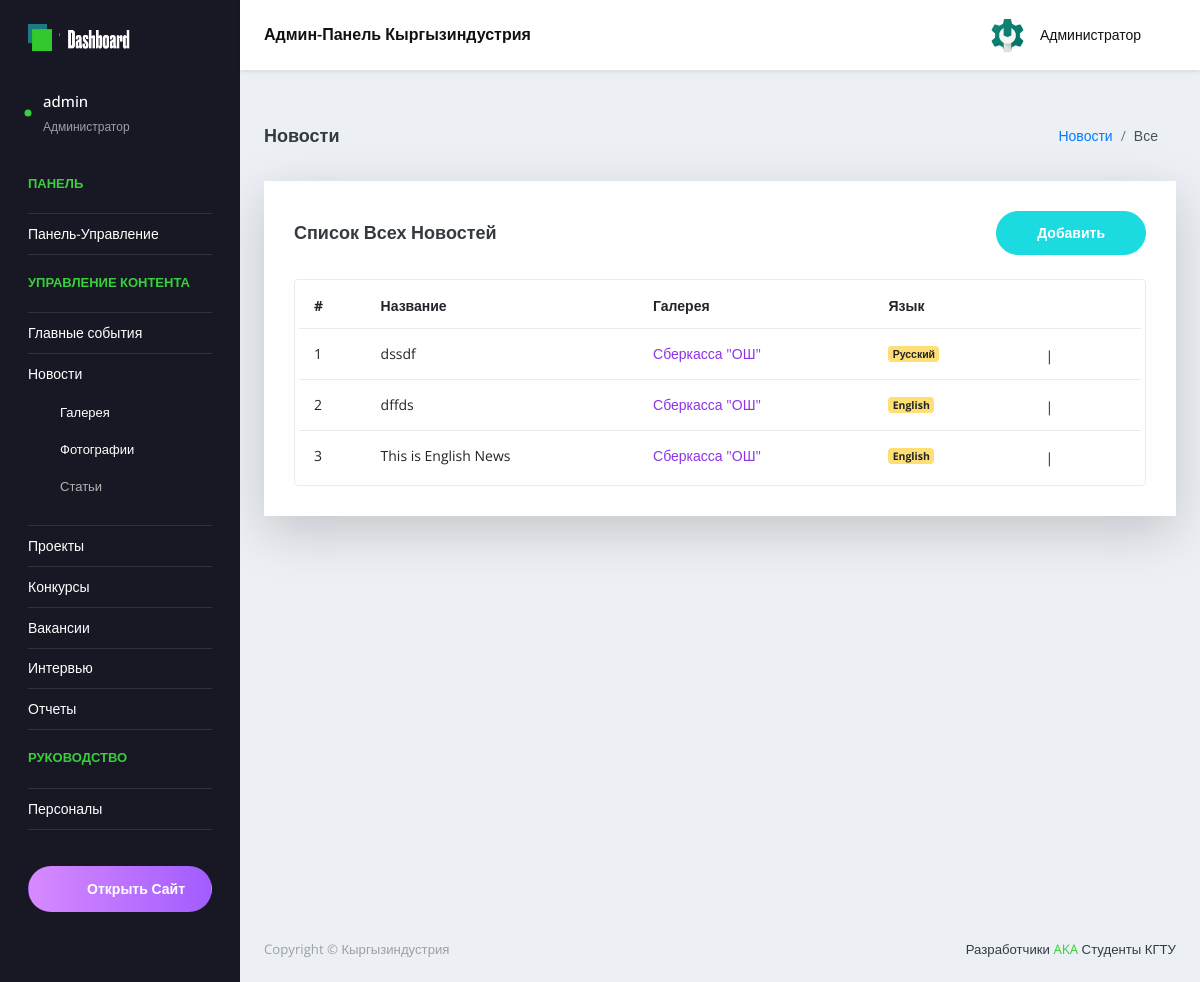
The app's page /ru/admin-panel/news/all/ (signed in), older data.
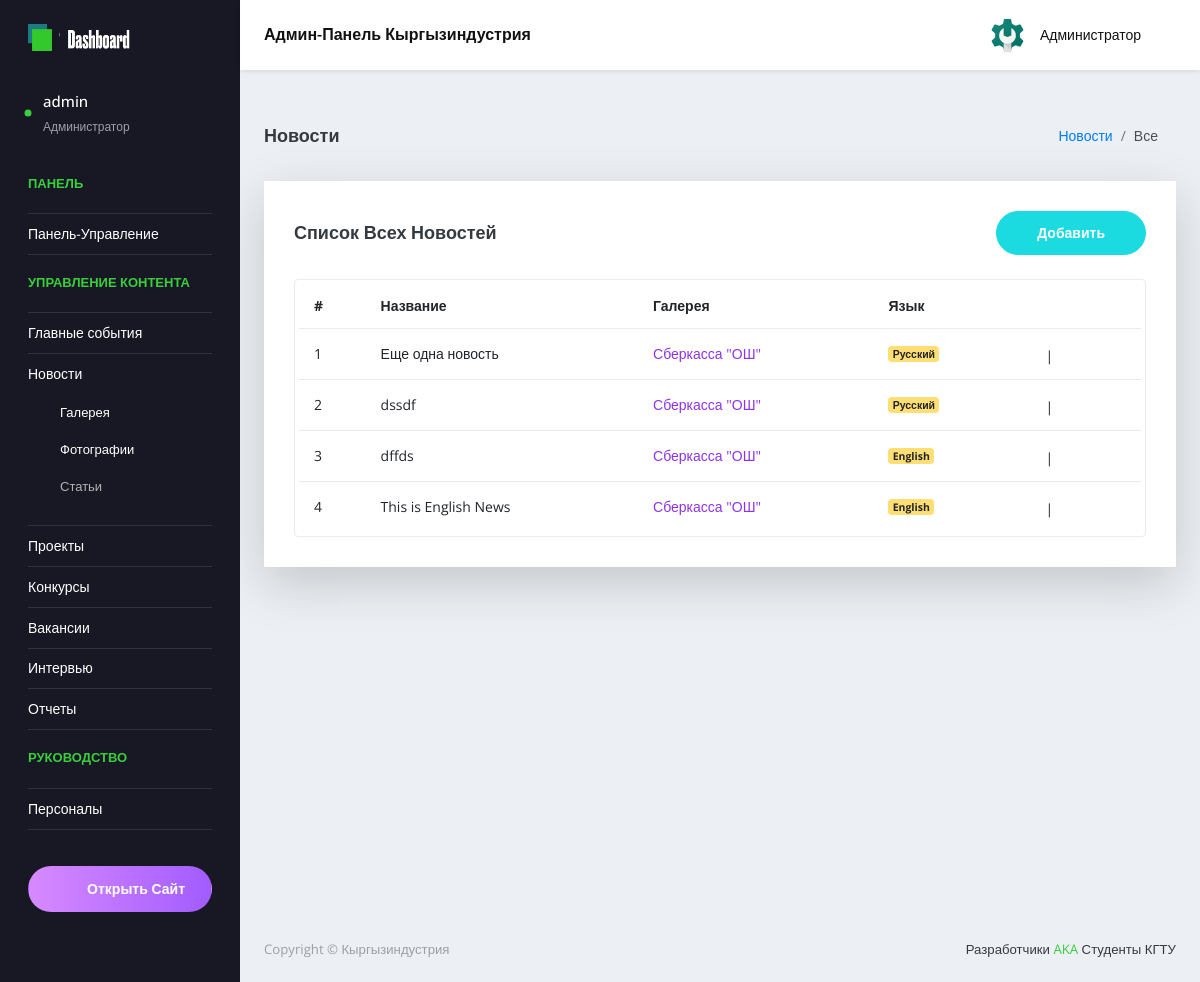
The same page, newer data.
### main/models.py (models this page shows, shortened)
class News(models.Model):
    Title=models.CharField(max_length=100,verbose_name="Заголовок новости", unique=True,error_messages={'unique':"Новость с таким названием уже существует!"})
    Short_Description = models.CharField(max_length=200,verbose_name="Краткое описание")
    Description=RichTextField(verbose_name="Описание")
    Date_added=models.DateTimeField(verbose_name="Дата публикации", default=now)
    Language= models.CharField(
                               max_length = 10,
                               choices = LanguageChoice.choices,
                               default = LanguageChoice.RU,
                               verbose_name = "Язык"
                               )
    Gallery=models.ForeignKey("galleryNews",on_delete=models.RESTRICT,verbose_name="Галерея")
    class Meta:
        ordering = ['-id']

class GalleryNews(models.Model):
    Name=models.CharField(max_length=70,verbose_name="Название галереи", unique=True,error_messages={'unique':"Галерея с таким названием уже существует!"})
    class Meta:
        db_table="galleryNews"
        ordering = ['-id']
    def __str__(self) -> str:
        return self.Name

### main/views.py (the view)
# urls.py: path('admin-panel/news/all/', views.NewsListView.as_view(), name='news_all'),
class NewsListView(LoginRequiredMixin, NewsView, ListView):
    login_url = 'login_page'
    template_name = 'admin/pages/news/news-all.html'
    paginate_by = 10

### main/templates/admin/pages/news/news-all.html (shortened to what this page needs)
{% extends 'admin/admin_base.html' %}
{% load static %}
  {% block content %}
      <div class="content-wrapper">
            <div class="page-header">
              <h3 class="page-title">Новости</h3>
              <nav aria-label="breadcrumb">
                <ol class="breadcrumb">
                  <li class="breadcrumb-item"><a href="#">Новости</a></li>
                  <li class="breadcrumb-item active" aria-current="page">Все</li>
                </ol>
              </nav>
            </div>
            <div class="row">
              <div class="col-lg-12 grid-margin stretch-card">
                <div class="card shadow-lg">
                  <div class="card-body">
                    <div class="d-sm-flex align-items-center mb-4">
                      <h4 class="card-title mb-sm-0">Список всех новостей</h4>
                      <a href="{% url 'news_create' %}" class="btn btn-primary btn-rounded my-1 my-sm-0 ml-auto">
                        Добавить
                      </a>
                    </div>
                    <div class="table-responsive border rounded p-1">
                      <table class="table table-hover">
                        {% if news_list %}
                        <thead>
                          <tr>
                            <th class="font-weight-bold">#</th>
                            <th class="font-weight-bold">Название</th>
                            <th class="font-weight-bold">Галерея</th>
                            <th class="font-weight-bold">Язык</th>
                          </tr>
                        </thead>
                        <tbody>
                          {% for news in news_list %}
                          <tr>
                            <td>{{forloop.counter}}</td>
                            <td class="td-title" >{{news.Title }}</td>
                            <td class="td-title text-info">{{news.Gallery}}</td>
                            <td><label class="badge badge-warning">{{news.Language}}</label></td>
                            <td class="edit-delete-icons">
                              <a href="{% url 'news_update' news.id %}"><i class="icon-pencil"></i></a> |
                              <a href="{% url 'news_delete' news.id %}" class="text-danger"><i class="icon-trash"></i></a>
                            </td>
                          </tr>
                          {% endfor %}
                        </tbody>
                        {% endif %}
                      </table>
                    </div>
                  </div>
                </div>
              </div>
            </div>
      </div>
{% endblock content %}

Row changes from the older to the newer data that the page shows:
added News: Title "Еще одна новость", Gallery "Сберкасса \"ОШ\"", Language "Русский"
